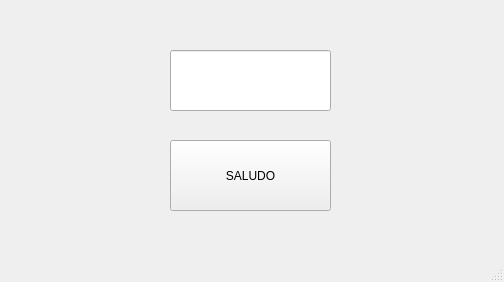
<?xml version="1.0" encoding="UTF-8"?>
<ui version="4.0">
 <class>MainWindow</class>
 <widget class="QMainWindow" name="MainWindow">
  <property name="geometry">
   <rect>
    <x>0</x>
    <y>0</y>
    <width>504</width>
    <height>282</height>
   </rect>
  </property>
  <property name="windowTitle">
   <string>MainWindow</string>
  </property>
  <widget class="QWidget" name="centralwidget">
   <widget class="QLineEdit" name="lineEdit">
    <property name="geometry">
     <rect>
      <x>170</x>
      <y>50</y>
      <width>161</width>
      <height>61</height>
     </rect>
    </property>
   </widget>
   <widget class="QPushButton" name="pushButton">
    <property name="geometry">
     <rect>
      <x>170</x>
      <y>140</y>
      <width>161</width>
      <height>71</height>
     </rect>
    </property>
    <property name="styleSheet">
     <string notr="true">font: 75 20pt &quot;Agency FB&quot;;</string>
    </property>
    <property name="text">
     <string>SALUDO</string>
    </property>
   </widget>
  </widget>
  <widget class="QMenuBar" name="menubar">
   <property name="geometry">
    <rect>
     <x>0</x>
     <y>0</y>
     <width>504</width>
     <height>21</height>
    </rect>
   </property>
  </widget>
  <widget class="QStatusBar" name="statusbar"/>
 </widget>
 <resources/>
 <connections/>
</ui>
